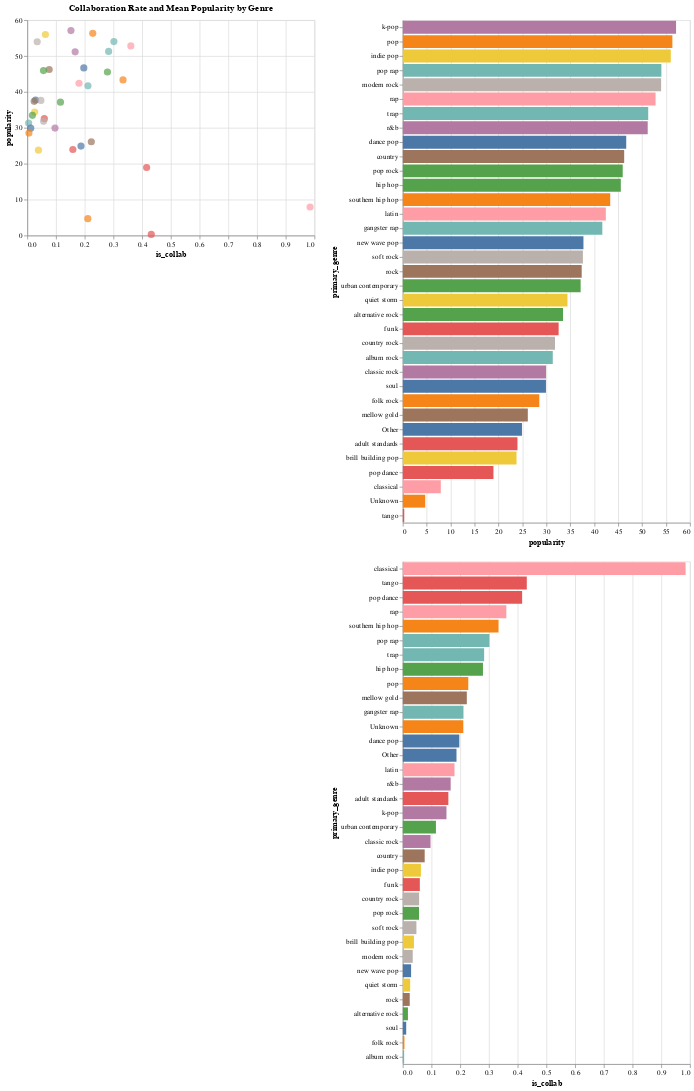

The code cell stored with this chart in its notebook:
### Code cell
# Genre and Popularity scatterplot
# Select subsection of scatterplot to see corresponding bar plots

%run genre_popularity_scatter.ipynb

scatter | bar_pop & bar_collab

### Figure 1 — Vega-Lite specification as saved in the notebook (floating-point values rounded to 4 significant figures)
{"config": {"view": {"continuousWidth": 400, "continuousHeight": 300}}, "hconcat": [{"mark": {"type": "point", "filled": true, "size": 100}, "encoding": {"color": {"type": "nominal", "field": "primary_genre", "legend": null}, "tooltip": [{"type": "quantitative", "field": "is_collab"}, {"type": "quantitative", "field": "popularity"}, {"type": "nominal", "field": "primary_genre"}], "x": {"type": "quantitative", "field": "is_collab"}, "y": {"type": "quantitative", "field": "popularity"}}, "selection": {"selector008": {"type": "interval", "encodings": ["x", "y"]}}, "title": "Collaboration Rate and Mean Popularity by Genre"}, {"vconcat": [{"mark": "bar", "encoding": {"color": {"type": "nominal", "field": "primary_genre"}, "x": {"type": "quantitative", "field": "popularity"}, "y": {"type": "nominal", "field": "primary_genre", "sort": "-x"}}, "transform": [{"filter": {"selection": "selector008"}}]}, {"mark": "bar", "encoding": {"color": {"type": "nominal", "field": "primary_genre"}, "x": {"type": "quantitative", "field": "is_collab"}, "y": {"type": "nominal", "field": "primary_genre", "sort": "-x"}}, "transform": [{"filter": {"selection": "selector008"}}]}]}], "data": {"name": "data-c957f59b26fc35e196b84c1ef8a2e82d"}, "$schema": "https://vega.github.io/schema/vega-lite/v4.8.1.json", "datasets": {"data-c957f59b26fc35e196b84c1ef8a2e82d": [{"primary_genre": "k-pop", "is_collab": 0.152, "popularity": 57.09}, {"primary_genre": "pop", "is_collab": 0.228, "popularity": 56.32}, {"primary_genre": "indie pop", "is_collab": 0.06309, "popularity": 55.99}, {"primary_genre": "pop rap", "is_collab": 0.3016, "popularity": 54.02}, {"primary_genre": "modern rock", "is_collab": 0.03453, "popularity": 53.97}, {"primary_genre": "rap", "is_collab": 0.3605, "popularity": 52.8}, {"primary_genre": "trap", "is_collab": 0.2832, "popularity": 51.27}, {"primary_genre": "r&b", "is_collab": 0.1667, "popularity": 51.17}, {"primary_genre": "dance pop", "is_collab": 0.1968, "popularity": 46.68}, {"primary_genre": "country", "is_collab": 0.07621, "popularity": 46.25}, {"primary_genre": "pop rock", "is_collab": 0.05652, "popularity": 45.94}, {"primary_genre": "hip hop", "is_collab": 0.2791, "popularity": 45.55}, {"primary_genre": "southern hip hop", "is_collab": 0.3333, "popularity": 43.33}, {"primary_genre": "latin", "is_collab": 0.18, "popularity": 42.42}, {"primary_genre": "gangster rap", "is_collab": 0.2113, "popularity": 41.68}, {"primary_genre": "new wave pop", "is_collab": 0.02889, "popularity": 37.74}, {"primary_genre": "soft rock", "is_collab": 0.04736, "popularity": 37.62}, {"primary_genre": "rock", "is_collab": 0.02414, "popularity": 37.37}, {"primary_genre": "urban contemporary", "is_collab": 0.1154, "popularity": 37.15}, {"primary_genre": "quiet storm", "is_collab": 0.02564, "popularity": 34.4}, {"primary_genre": "alternative rock", "is_collab": 0.01787, "popularity": 33.47}, {"primary_genre": "funk", "is_collab": 0.05932, "popularity": 32.56}, {"primary_genre": "country rock", "is_collab": 0.05685, "popularity": 31.8}, {"primary_genre": "album rock", "is_collab": 0.004739, "popularity": 31.33}, {"primary_genre": "classic rock", "is_collab": 0.09651, "popularity": 29.93}, {"primary_genre": "soul", "is_collab": 0.01189, "popularity": 29.91}, {"primary_genre": "folk rock", "is_collab": 0.005701, "popularity": 28.52}, {"primary_genre": "mellow gold", "is_collab": 0.2229, "popularity": 26.12}, {"primary_genre": "Other", "is_collab": 0.187, "popularity": 24.9}, {"primary_genre": "adult standards", "is_collab": 0.1586, "popularity": 23.96}, {"primary_genre": "brill building pop", "is_collab": 0.03878, "popularity": 23.76}, {"primary_genre": "pop dance", "is_collab": 0.4155, "popularity": 18.94}, {"primary_genre": "classical", "is_collab": 0.9847, "popularity": 7.942}, {"primary_genre": "Unknown", "is_collab": 0.2107, "popularity": 4.684}, {"primary_genre": "tango", "is_collab": 0.4317, "popularity": 0.3096}]}}
